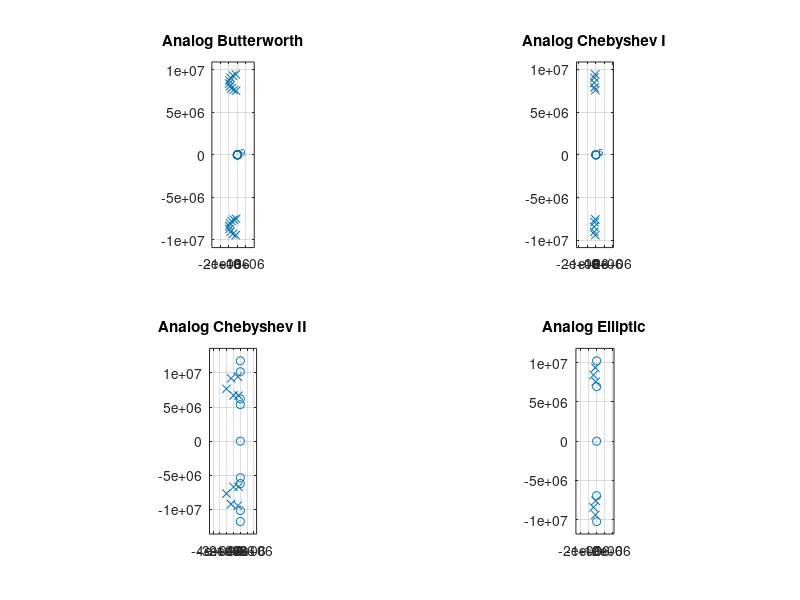
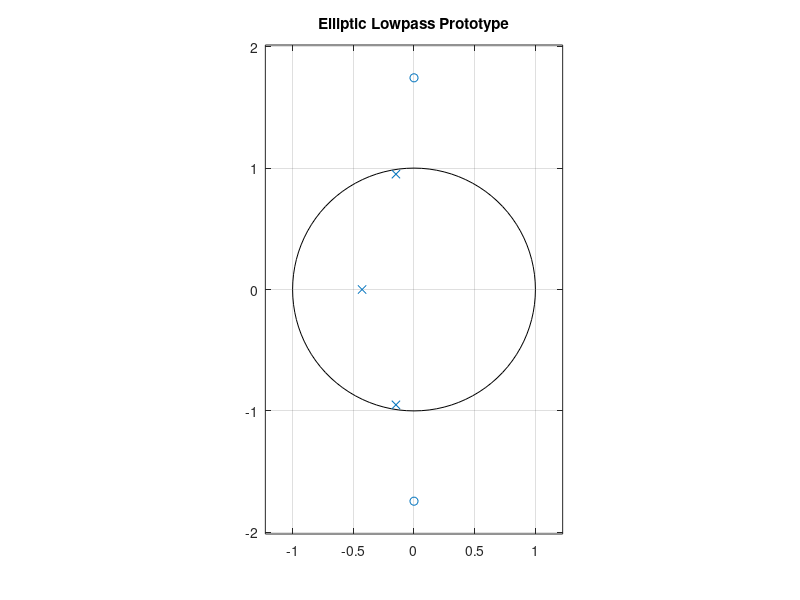
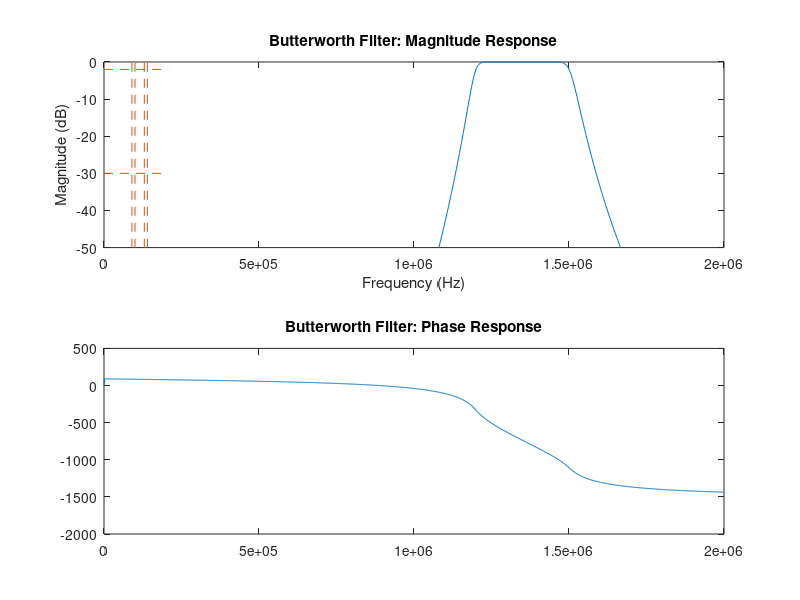

The MATLAB source for these figures, in order: (Note: this script raises an error after producing the figures.)
% Ivan Chowdhury
% 11/1/2019
% Digital Signal Processing
% Problem Set 3

clc, close all, clear all;

%% 1
%c
Wp = [1.2e6 1.5e6] * 2*pi;
Ws = [1e6 1.6e6] * 2*pi;

[nB,WnB] = buttord(Wp,Ws,2,30,'s');
[nC1,WnC] = cheb1ord(Wp,Ws,2,30,'s');
[nC2, WnC2] = cheb2ord(Wp,Ws,2,30,'s');
[nE,WnE] = ellipord(Wp,Ws,2,30,'s');

[zB,pB,kB] = butter(nB,WnB,'s');
[zC1,pC1,kC1] = cheby1(nC1,2,Wp,'s');
[zC2,pC2,kC2] = cheby2(nC2, 30, Ws,'s');
[zE,pE,kE] = ellip(nE,2,30,Wp,'s');

%d
subplot(2,2,1)
zplane(zB,pB);
title("Analog Butterworth");

subplot(2,2,2)
zplane(zC1,pC1);
title("Analog Chebyshev I");

subplot(2,2,3)
zplane(zC2,pC2);
title("Analog Chebyshev II");

subplot(2,2,4)
zplane(zE,pE);
title("Analog Elliptic");

%e
[nL, WpL] = ellipord(1,1.59,2,30,'s');
[zL,pL,kL] = ellip(nL,2,30,1,'s');
figure();
zplane(zL,pL);
title("Elliptic Lowpass Prototype");

%f
w = linspace(0,2e6,1000)*2*pi;

[bB, aB] = zp2tf(zB,pB,kB);
hB = freqs(bB,aB,w);
figure()
subplot(2,1,1)
magB = mag2db(abs(hB));
plot(w*1/(2*pi),magB);
title("Butterworth Filter: Magnitude Response");
xlim([0 2e6]);
xlabel("Frequency (Hz)");
ylim( [-50 0]);
ylabel("Magnitude (dB)");
line([0 200e3], [-30 -30], "LineStyle", "--");
line([0 200e3], [-2 -2], "LineStyle", "--");
line([100e3 100e3], [-100 0], "LineStyle", "--");
line([130e3 130e3], [-100 0], "LineStyle", "--");
line([90e3 90e3], [-100 0], "LineStyle", "--");
line([140e3 140e3], [-100 0], "LineStyle", "--");
subplot(2,1,2)
plot(w*1/(2*pi), unwrap(angle(hB))*180/pi);
title("Butterworth Filter: Phase Response");
xlim([0 2e6]);

[bC1,aC1] = zp2tf(zC1,pC1,kC1);
hC1 = freqs(bC1,aC1,w);
figure()
subplot(2,1,1)
magC1 = mag2db(abs(hC1));
plot(w*1/(2*pi),magC1);
title("Chebyshev I: Magnitude Response");
xlim([0 2e6]);
xlabel("Frequency (Hz)");
ylim([-50 0]);
ylabel("Magnitude (dB)");
line([0 200e3], [-30 -30], "LineStyle", "--");
line([0 200e3], [-2 -2], "LineStyle", "--");
line([100e3 100e3], [-100 0], "LineStyle", "--");
line([130e3 130e3], [-100 0], "LineStyle", "--");
line([90e3 90e3], [-100 0], "LineStyle", "--");
line([140e3 140e3], [-100 0], "LineStyle", "--");
subplot(2,1,2)
plot(w*1/(2*pi),unwrap(angle(hC1))*180/pi);
title("Chebyshev I: Phase Response");
xlabel("Frequency (Hz)");
ylabel("Phase (degrees)");
xlim([0 2e6]);

[bC2,aC2] = zp2tf(zC2,pC2,kC2);
hC2 = freqs(bC2,aC2,w);
figure()
subplot(2,1,1)
magC2 = mag2db(abs(hC2));
plot(w*1/(2*pi),magC2);
line([0 200e3], [-30 -30], "LineStyle", "--");
line([0 200e3], [-2 -2], "LineStyle", "--");
line([100e3 100e3], [-100 0], "LineStyle", "--");
line([130e3 130e3], [-100 0], "LineStyle", "--");
line([90e3 90e3], [-100 0], "LineStyle", "--");
line([140e3 140e3], [-100 0], "LineStyle", "--");
title("Chebyshev II Magnitude Response");
xlim([0 2e6]);
xlabel("Frequency (Hz)");
ylim([-50 0]);
ylabel("Magnitude (dB)");
subplot(2,1,2)
plot(w*1/(2*pi),unwrap(angle(hC2))*180/pi);
title("Chebyshev II: Phase Response");
xlabel("Frequency (Hz)");
ylabel("Phase degrees)");
xlim([0 2e6]);

[bE, aE] = zp2tf(zE,pE,kE);
hE = freqs(bE,aE,w);
figure()
subplot(2,1,1)
magE = mag2db(abs(hE));
plot(w*1/(2*pi),magE);
title("Elliptic Filter: Magnitude Response");
xlim([0 2e6]);
xlabel("Frequency (Hz)");
ylim([-50 0]);
ylabel("Magnitude (dB)");
line([0 200e3], [-30 -30], "LineStyle", "--");
line([0 200e3], [-2 -2], "LineStyle", "--");
line([100e3 100e3], [-100 0], "LineStyle", "--");
line([130e3 130e3], [-100 0], "LineStyle", "--");
line([90e3 90e3], [-100 0], "LineStyle", "--");
line([140e3 140e3], [-100 0], "LineStyle", "--");
subplot(2,1,2)
plot(w*1/(2*pi),unwrap(angle(hE))*180/pi);
title("Elliptic Filter: Phase Response");
xlabel("Frequency (Hz)");
ylabel("Phase (degrees)");
xlim([0 2e6]);

%g
figure()
hold on
plot(w*1/(2*pi),magB);
plot(w*1/(2*pi),magC1);
plot(w*1/(2*pi),magC2);
plot(w*1/(2*pi),magE);
xlim([1.15e6 1.55e6]);
ylim([-2.5 .5]);
title("Zoomed in Magnitude Response");
hold off

%h

Low_Stopband = [magB(450); magC1(450); magC2(450); magE(450)];
High_Stopband = [magB(700); magC1(700); magC2(700); magE(700)];
t = table(["Butterworth"; "Chebyshev I"; "Chebyshev II"; "Elliptic"],Low_Stopband,High_Stopband)

%% 2
%b
fs = 6e6;
Wp_digital = [1.2e6 1.5e6]*2/fs;
Ws_digital = [1.0e6 1.6e6]*2/fs;

[nb,wn] = buttord(Wp_digital,Ws_digital,2,30);      
[zb,pb,kb] = butter(nb,wn,'bandpass');
[nc1,wp1] = cheb1ord(Wp_digital,Ws_digital,2,30);  
[zc1,pc1,kc1] = cheby1(nc1,2,wp1,'bandpass');
[nc2,wp2] = cheb2ord(Wp_digital,Ws_digital,2,30);  
[zc2,pc2,kc2] = cheby2(nc2,30,wp2,'bandpass');
[ne,we] = ellipord(Wp_digital,Ws_digital,2,30);  
[ze,pe,ke] = ellip(ne,2,30,we,'bandpass');

% Butterworth Filter Order: 16
% Chebyshev I Filter Order: 10
% Chebyshev II Filter Order: 10
% Eliptical Filter Order: 6

%c
f = linspace(0, fs/2, 2000);

[bb, ab] = butter(nb,wn);
[bcheb1, acheb1] = cheby1(nc1,2,wp1);
[bcheb2, acheb2] = cheby2(nc2,30,wp2);
[be,ae] = ellip(ne,2,30,we);

hb_d = freqz(bb,ab,f,fs);
figure
subplot(2,2,1);
plot(f,20*log10(hb_d));
axis([0 fs/2 -50 1]);
title("Butterworth");
ylabel("Magnitude (dB)");
xlabel("Frequency (Hz)");

hc1_d = freqz(bcheb1,acheb1,f,fs);
subplot(2,2,2);
plot(f,20*log10(hc1_d));
axis([0 fs/2 -50 1]);
title("Chebyshev 1");
ylabel("Magnitude (dB)");
xlabel("Frequency (Hz)");

hc2_d = freqz(bcheb2,acheb2,f,fs);
subplot(2,2,3);
plot(f,20*log10(hc2_d));
axis([0 fs/2 -50 1]);
title("Chebyshev 2");
ylabel("Magnitude (dB)");
xlabel("Frequency (Hz)");

he_d = freqz(be,ae,f,fs);
subplot(2,2,4);
plot(f,20*log10(he_d));
axis([0 fs/2 -50 1]);
title("Elliptic");
ylabel("Magnitude (dB)");
xlabel("Frequency (Hz)");

%d
figure
subplot(2,2,1);
zplane(zb,pb)
grid
title("Butterworth Filter")

subplot(2,2,2);
zplane(zc1,pc1)
grid
title("Chebyshev I Filter")

subplot(2,2,3);
zplane(zc2,pc2)
grid
title("Chebyshev II Filter")

subplot(2,2,4);
zplane(ze,pe)
grid
title("Elliptic Filter")
%% 3 
%a
[bc1_a, ac1_a] = cheby1(nC1,2,WnC,'s');
[bc2_a, ac2_a] = cheby2(nC2,30,WnC2,'s');
[bcheb1,acheb1] = impinvar(bc1_a,ac1_a,fs);
[bcheb2,acheb2] = impinvar(bc2_a,ac2_a,fs);

%b
hc1_dig = freqz(bcheb1,acheb1,f,fs);
figure
subplot(2,1,1);
plot(f,20*log10(hc1_dig));
axis([0 fs/2 -50 1]);
title("Chebyshev 1");
ylabel("Magnitude (dB)");
xlabel("Frequency (Hz)");

hc2_dig = freqz(bcheb2,acheb2,f,fs);
subplot(2,1,2);
plot(f,20*log10(hc2_dig));
axis([0 fs/2 -50 1]);
title("Chebyshev 2");
ylabel("Magnitude (dB)");
xlabel("Frequency (Hz)");

%c
figure
subplot(2,1,1);
zplane(bcheb1,acheb1)
grid
title("Chebyshev 1 Filter")

subplot(2,1,2);
zplane(bcheb2,acheb2)
grid
title("Chebyshev 2 Filter")
%% 4
frequency = linspace(0,1,1000);
chebwindow=chebwin(31,30);

figure
zplane(chebwindow.');
title("Chebyshev Window");

[hcheb,wcheb] = freqz(chebwindow,1,1000);
hcheb = hcheb/hcheb(1);

figure
plot(frequency,2*log10(abs(hcheb)))
title("Chebyshev Magnitude Response");
xlabel("Frequency");
ylabel("dB");

% Mainlobe relative to window: 0.464

Beta = 3.14;
kaiserwindow = kaiser(31,Beta);
[hkai,wkai] = freqz(kaiserwindow,1,1000);
hkai = hkai/hkai(1)
figure
hold on
plot(frequency,[abs(hcheb),abs(hkai)])
title('|H(\omega')
xlabel("Frequency");
ylabel("dB");

figure
plot(frequency, [2*log10(abs(hcheb)),2*log10(abs(hkai))]);
title("Superimposed Magnitude Responses")
xlabel("Frequency");
ylabel("dB");

figure
zplane(chebwindow.',kaiserwindow.');
title("Superimposed Zeros")

sideLobe = 20*log10(hkai(1)./abs(hkai));
sideLobe = sideLobe(95:end);
level = min(sideLobe)
Energy = sum(abs(hkai(95:end)).^2/(sum(abs(hkai).^2)))